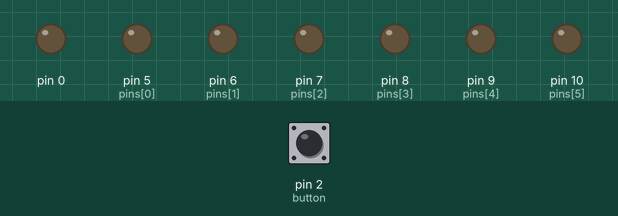
A sketch run on a simulated Arduino Uno, built with avr-gcc and run on an emulated ATmega328P. Shown: output pins drawn as LEDs (lit = HIGH). The inputs (shaded band) are chosen by the test bench; at power-on: pin 2 (button) HIGH.

Above: at 1.2 s.
1.3 s: pin 2 (button) pulled LOW for 0.15 s
At 2.0 s:
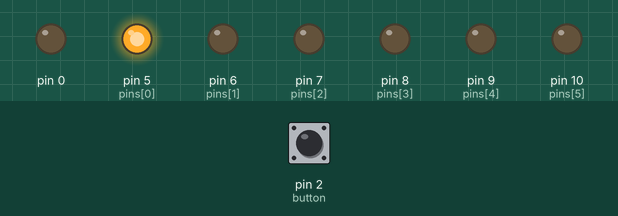
2.9 s: pin 2 (button) pulled LOW for 1 s
At 3.3 s:
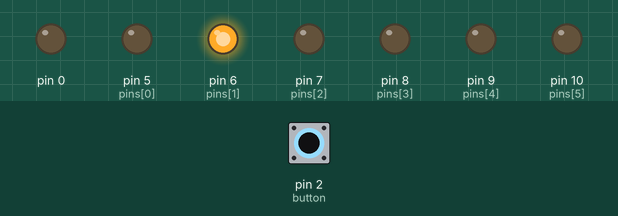
5.4 s: pin 2 (button) pulled LOW for 0.15 s
At 6.4 s:
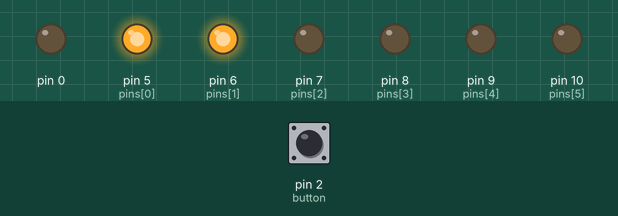
7.0 s: pin 2 (button) pulled LOW for 3.2 s
At 7.8 s:
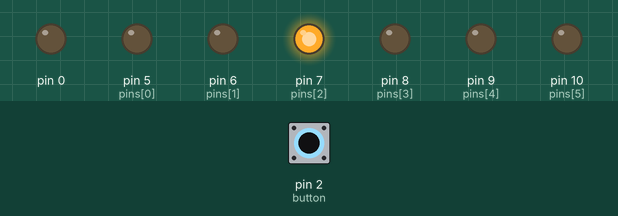
11.7 s: pin 2 (button) pulled LOW for 0.15 s
At 12.4 s:
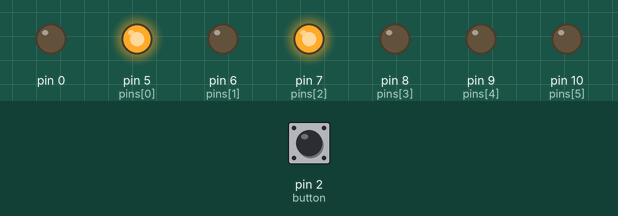
13.3 s: pin 2 (button) pulled LOW for 1 s
At 13.8 s:
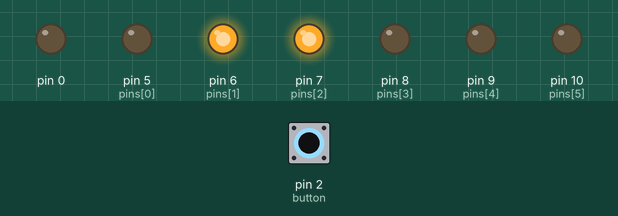
Timing chart, 0 to 16.3 s (numbered marks = the images above; inputs shaded):
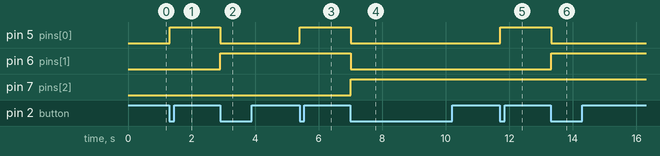

Measured:
- after the input at 1.3 s, pin 5 (pins[0]): LOW → HIGH at once
- after the input at 2.9 s, pin 5 (pins[0]): HIGH → LOW at once; pin 6 (pins[1]): LOW → HIGH at once
- after the input at 5.4 s, pin 5 (pins[0]): LOW → HIGH at once
- after the input at 7.0 s, pin 5 (pins[0]), pin 6 (pins[1]): HIGH → LOW at once; pin 7 (pins[2]): LOW → HIGH at once
- after the input at 11.7 s, pin 5 (pins[0]): LOW → HIGH at once
- after the input at 13.3 s, pin 5 (pins[0]): HIGH → LOW at once; pin 6 (pins[1]): LOW → HIGH at once

The sketch:

binarycounter.ino
```cpp
int button = 2;			// pin to connect the button
int presses = 0;		// variable to store number of presses
long time = 0;			// used for debounce
long debounce = 100;	// how many ms to "debounce"
const byte numPins = 8; // how many leds
int state;				// used for HIGH or LOW
byte pins[] = {5, 6, 7, 8, 9, 10};  // pins to connect leds


void setup()
{
	/* we setup all led pins as OUTPUT */
	for(int i = 0; i < numPins; i++) {
		pinMode(pins[i], OUTPUT);
	}
	pinMode(button, INPUT);
	/* use pin 2 which has interrupt 0 on Gizduino */
	attachInterrupt(0, count, LOW);
}


void loop()
{
	/* convert presses to binary and store it as a string */
	String binNumber = String(presses, BIN);
	/* get the length of the string */
	int binLength = binNumber.length();
	if(presses <= 255) {	// if we have less or equal to 255 presses
                // here is the scary code
		for(int i = 0, x = 1; i < binLength; i++, x+=2) {
			if(binNumber[i] == '0') state = LOW;
			if(binNumber[i] == '1') state = HIGH;
			digitalWrite(pins[i] + binLength - x, state);
		}
	} else {
		// do something when we reach 255
	}
}

/* function to count the presses */
void count() {
	// we debounce the button and increase the presses
	if(millis() - time > debounce)	presses++;
	time = millis();
}
```
